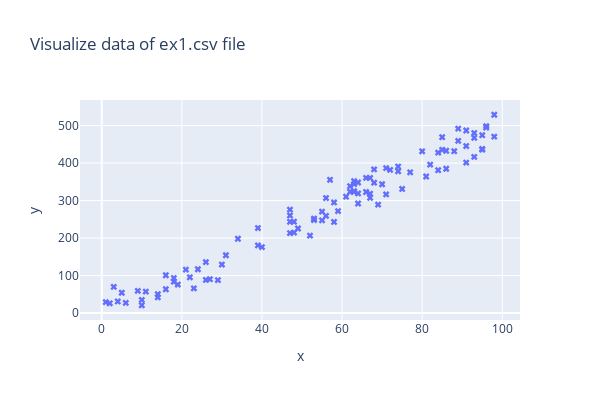

Here is the notebook cell this chart was saved with:
### Code cell
fig = go.Figure()  # Create a new figure
fig.add_trace(go.Scatter(x=x_col,  # Add a scatter plot trace
                         y=y_col, 
                         mode='markers',  # Use marker style for points
                         marker=dict(symbol='x')))  # Set marker style
fig.update_xaxes(title='x')  # Label for the x-axis
fig.update_yaxes(title='y', tickangle=0)  # Label for the y-axis and set tick angle
fig.update_layout(width=600, height=400,  # Update layout with width and height
                  title_text='Visualize data of ex1.csv file',  # Set plot title
                  showlegend=False)  # Hide legend
fig.show()  # Display the plot

### Figure 1 — Plotly figure (JSON) as saved in the notebook; plotly's stock layout.template omitted (floating-point values rounded to 4 significant figures)
{"data": [{"marker": {"symbol": "x"}, "mode": "markers", "type": "scatter", "x": [59, 86, 95, 91, 14, 16, 67, 81, 86, 9, 75, 30, 4, 10, 63, 69, 84, 95, 55, 53, 48, 74, 3, 62, 80, 68, 63, 66, 71, 68, 91, 39, 63, 96, 82, 56, 47, 2, 84, 61, 77, 85, 18, 95, 64, 88, 67, 62, 96, 85, 74, 26, 64, 47, 34, 55, 47, 11, 71, 70, 31, 93, 93, 98, 67, 93, 6, 89, 14, 26, 39, 24, 64, 89, 16, 58, 57, 5, 19, 63, 18, 23, 72, 29, 49, 27, 56, 22, 66, 98, 53, 58, 1, 48, 10, 91, 47, 40, 21, 52], "y": [271.9, 432.7, 437.7, 401.2, 50.52, 100.9, 318.3, 364.1, 384.8, 59.3, 330.9, 129.4, 31.05, 20.89, 351.9, 289.1, 427.7, 474.2, 247.3, 248.0, 243.7, 390.7, 69.77, 323.4, 431.4, 347.7, 323.5, 360.6, 386.4, 383.0, 445.4, 226.7, 325.2, 498.4, 395.9, 259.3, 243.3, 26.13, 381.0, 310.2, 375.3, 435.3, 83.71, 435.5, 348.1, 431.7, 307.5, 338.3, 494.7, 468.9, 378.1, 135.8, 319.0, 260.3, 198.2, 270.5, 213.2, 57.31, 316.4, 343.4, 154.2, 480.0, 416.4, 528.8, 360.4, 467.3, 27.1, 491.7, 41.89, 88.29, 180.5, 116.8, 292.2, 459.1, 63.5, 243.0, 355.4, 54.2, 76.09, 343.9, 93.46, 65.99, 381.8, 87.94, 225.6, 90.3, 306.7, 95.38, 322.8, 470.3, 252.0, 295.0, 29.09, 214.7, 35.14, 486.9, 275.9, 176.0, 115.9, 206.6]}], "layout": {"height": 400, "showlegend": false, "title": {"text": "Visualize data of ex1.csv file"}, "width": 600, "xaxis": {"title": {"text": "x"}}, "yaxis": {"tickangle": 0, "title": {"text": "y"}}}}
